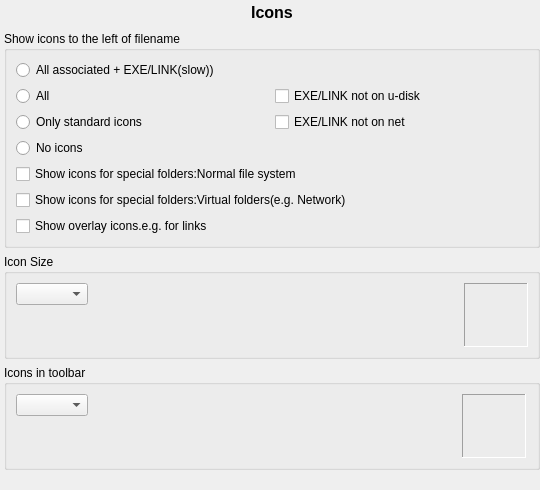
       <widget class="QWidget" name="iconsPage">
        <layout class="QVBoxLayout" name="verticalLayout_9">
         <property name="leftMargin">
          <number>4</number>
         </property>
         <property name="topMargin">
          <number>0</number>
         </property>
         <property name="rightMargin">
          <number>0</number>
         </property>
         <property name="bottomMargin">
          <number>0</number>
         </property>
         <item>
          <widget class="QLabel" name="labelIcons">
           <property name="minimumSize">
            <size>
             <width>0</width>
             <height>25</height>
            </size>
           </property>
           <property name="font">
            <font>
             <pointsize>12</pointsize>
             <weight>75</weight>
             <bold>true</bold>
            </font>
           </property>
           <property name="text">
            <string>Icons</string>
           </property>
           <property name="alignment">
            <set>Qt::AlignCenter</set>
           </property>
          </widget>
         </item>
         <item>
          <widget class="QGroupBox" name="groupBox_7">
           <property name="title">
            <string>Show icons to the left of filename</string>
           </property>
           <layout class="QGridLayout" name="gridLayout_2">
            <item row="0" column="0" colspan="2">
             <widget class="QRadioButton" name="rbShowAllIconIncludeExeAndLink">
              <property name="text">
               <string>All associated + EXE/LINK(slow))</string>
              </property>
             </widget>
            </item>
            <item row="1" column="0">
             <widget class="QRadioButton" name="rbShowAllIcon">
              <property name="text">
               <string>All</string>
              </property>
             </widget>
            </item>
            <item row="1" column="1">
             <widget class="QCheckBox" name="cbShowExeLinkNotOnUDisk">
              <property name="text">
               <string>EXE/LINK not on u-disk</string>
              </property>
             </widget>
            </item>
            <item row="2" column="1">
             <widget class="QCheckBox" name="cbShowExeLinkNotOnNet">
              <property name="text">
               <string>EXE/LINK not on net</string>
              </property>
             </widget>
            </item>
            <item row="4" column="0" colspan="2">
             <widget class="QRadioButton" name="rbNoShowIcon">
              <property name="text">
               <string>No icons</string>
              </property>
             </widget>
            </item>
            <item row="5" column="0" colspan="2">
             <widget class="QCheckBox" name="cbShowIconForFilesystem">
              <property name="text">
               <string>Show icons for special folders:Normal file system</string>
              </property>
             </widget>
            </item>
            <item row="6" column="0" colspan="2">
             <widget class="QCheckBox" name="cbShowIconForVirtualFolder">
              <property name="text">
               <string>Show icons for special folders:Virtual folders(e.g. Network)</string>
              </property>
             </widget>
            </item>
            <item row="7" column="0" colspan="2">
             <widget class="QCheckBox" name="cbShowOverlayIcon">
              <property name="text">
               <string>Show overlay icons.e.g. for links</string>
              </property>
             </widget>
            </item>
            <item row="2" column="0">
             <widget class="QRadioButton" name="rbShowStandardIcon">
              <property name="text">
               <string>Only standard icons</string>
              </property>
             </widget>
            </item>
           </layout>
          </widget>
         </item>
         <item>
          <widget class="QGroupBox" name="groupBox_8">
           <property name="title">
            <string>Icon Size</string>
           </property>
           <layout class="QHBoxLayout" name="horizontalLayout_5">
            <item>
             <layout class="QVBoxLayout" name="verticalLayout_7">
              <item>
               <widget class="QComboBox" name="cbbFileIconSize"/>
              </item>
              <item>
               <spacer name="verticalSpacer_3">
                <property name="orientation">
                 <enum>Qt::Vertical</enum>
                </property>
                <property name="sizeHint" stdset="0">
                 <size>
                  <width>20</width>
                  <height>40</height>
                 </size>
                </property>
               </spacer>
              </item>
             </layout>
            </item>
            <item>
             <spacer name="horizontalSpacer_3">
              <property name="orientation">
               <enum>Qt::Horizontal</enum>
              </property>
              <property name="sizeHint" stdset="0">
               <size>
                <width>370</width>
                <height>20</height>
               </size>
              </property>
             </spacer>
            </item>
            <item>
             <widget class="QLabel" name="labelFileIcon">
              <property name="minimumSize">
               <size>
                <width>64</width>
                <height>64</height>
               </size>
              </property>
              <property name="maximumSize">
               <size>
                <width>64</width>
                <height>64</height>
               </size>
              </property>
              <property name="frameShape">
               <enum>QFrame::Panel</enum>
              </property>
              <property name="frameShadow">
               <enum>QFrame::Sunken</enum>
              </property>
              <property name="text">
               <string/>
              </property>
              <property name="pixmap">
               <pixmap resource="../FlyScp.qrc">:/image/unzip.png</pixmap>
              </property>
              <property name="alignment">
               <set>Qt::AlignCenter</set>
              </property>
             </widget>
            </item>
           </layout>
          </widget>
         </item>
         <item>
          <widget class="QGroupBox" name="groupBox_9">
           <property name="title">
            <string>Icons in toolbar</string>
           </property>
           <layout class="QVBoxLayout" name="verticalLayout_8">
            <property name="rightMargin">
             <number>11</number>
            </property>
            <item>
             <layout class="QHBoxLayout" name="horizontalLayout_6">
              <property name="topMargin">
               <number>0</number>
              </property>
              <item>
               <layout class="QVBoxLayout" name="verticalLayout_10">
                <property name="rightMargin">
                 <number>0</number>
                </property>
                <item>
                 <widget class="QComboBox" name="cbbToolBarIconSize">
                  <property name="currentIndex">
                   <number>-1</number>
                  </property>
                 </widget>
                </item>
                <item>
                 <spacer name="verticalSpacer_5">
                  <property name="orientation">
                   <enum>Qt::Vertical</enum>
                  </property>
                  <property name="sizeHint" stdset="0">
                   <size>
                    <width>20</width>
                    <height>40</height>
                   </size>
                  </property>
                 </spacer>
                </item>
               </layout>
              </item>
              <item>
               <spacer name="horizontalSpacer_4">
                <property name="orientation">
                 <enum>Qt::Horizontal</enum>
                </property>
                <property name="sizeHint" stdset="0">
                 <size>
                  <width>40</width>
                  <height>20</height>
                 </size>
                </property>
               </spacer>
              </item>
              <item>
               <widget class="QLabel" name="labelToolBarIcon">
                <property name="minimumSize">
                 <size>
                  <width>64</width>
                  <height>64</height>
                 </size>
                </property>
                <property name="maximumSize">
                 <size>
                  <width>64</width>
                  <height>64</height>
                 </size>
                </property>
                <property name="frameShape">
                 <enum>QFrame::Panel</enum>
                </property>
                <property name="frameShadow">
                 <enum>QFrame::Sunken</enum>
                </property>
                <property name="text">
                 <string/>
                </property>
                <property name="pixmap">
                 <pixmap resource="../FlyScp.qrc">:/image/calculator.png</pixmap>
                </property>
                <property name="alignment">
                 <set>Qt::AlignCenter</set>
                </property>
               </widget>
              </item>
             </layout>
            </item>
           </layout>
          </widget>
         </item>
         <item>
          <spacer name="verticalSpacer_4">
           <property name="orientation">
            <enum>Qt::Vertical</enum>
           </property>
           <property name="sizeHint" stdset="0">
            <size>
             <width>20</width>
             <height>20</height>
            </size>
           </property>
          </spacer>
         </item>
        </layout>
       </widget>
